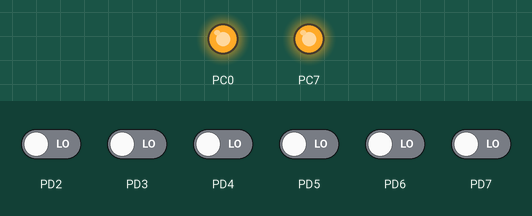
The program below on a simulated ATmega32, built with avr-gcc and emulated at 1 MHz. Shown: output pins drawn as LEDs (lit = HIGH). The inputs (shaded band) are chosen by the test bench; at power-on: PD2–7 LOW.

Above: at 1.2 s.
1.3 s: PD2 driven HIGH
At 2.5 s:
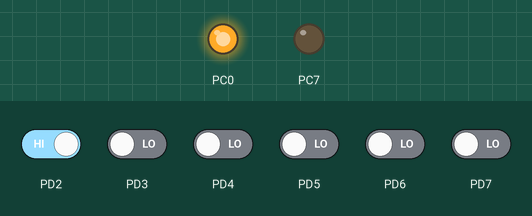
2.8 s: PD3 driven HIGH
At 3.9 s:
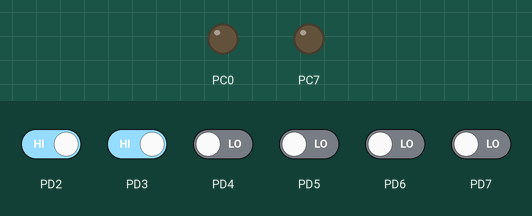
4.3 s: PD2 driven LOW
At 5.0 s:
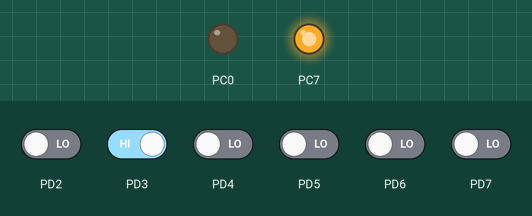
5.8 s: PD3 driven LOW
At 6.2 s:
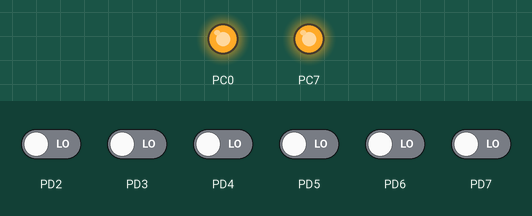
Timing chart, 0 to 8.3 s (numbered marks = the images above; inputs shaded):
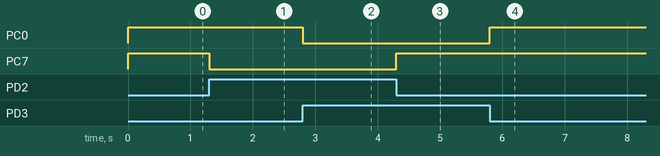

Measured:
- after the input at 1.3 s, PC7: HIGH → LOW at once
- after the input at 2.8 s, PC0: HIGH → LOW at once
- after the input at 4.3 s, PC7: LOW → HIGH at once
- after the input at 5.8 s, PC0: LOW → HIGH at once

The program:

main.c
```c
/*
 * Lab1.c
 *
 * Created: 11/6/2016 1:03:04 PM
 *  Author: Vitiok
 */


#include "../drivers/uart/uart_stdio.h"
#include "../drivers/led/led.h"
#include "../drivers/button/button.h"
#include <avr/delay.h>


int main() {
	uart_stdio_Init();
	struct Led greenLed;
	struct Led redLed;

	struct Button buttonForGreenLed;
	struct Button buttonForRedLed;

	buttonForGreenLed.pinIndex = 2;
	buttonForGreenLed.ddr = &DDRD;
	buttonForGreenLed.pin = &PIND;

	buttonForRedLed.pinIndex = 3;
	buttonForRedLed.ddr = &DDRD;
	buttonForRedLed.pin = &PIND;

	greenLed.pin = 7;
	greenLed.ddr = &DDRC;
	greenLed.port = &PORTC;

	redLed.pin = 0;
	redLed.ddr = &DDRC;
	redLed.port = &PORTC;

	ledInit(&greenLed);
	ledInit(&redLed);

	buttonInit(&buttonForGreenLed);
	buttonInit(&buttonForRedLed);

	while(1){
		if (buttonIsPressed(&buttonForGreenLed)) {
			ledOn(&greenLed);
		} else {
			ledOff(&greenLed);
		}
		if (buttonIsPressed(&buttonForRedLed)) {
			ledOn(&redLed);
		} else {
			ledOff(&redLed);
		}
	}
	return 0;
}
```

button.c
```c
/*
 * button.c
 *
 * Created: 11/27/2016 1:58:29 PM
 *  Author: Vitiok
 */
#include "button.h"

void buttonInit(struct Button *button) {
	*(button->ddr) &= ~(1 << button->pinIndex);
}

char buttonIsPressed(struct Button *button) {
	if ( ~(*(button->pin)) & 1 << button->pinIndex) {
		return 1;
	}
	return 0;
}
```

button.h
```c
/*
 * button.h
 *
 * Created: 11/27/2016 1:54:31 PM
 *  Author: Vitiok
 */


#ifndef BUTTON_H_
#define BUTTON_H_
#include <avr/io.h>

struct Button {
	uint8_t pinIndex;
	volatile uint8_t *ddr;
	volatile uint8_t *pin;
};

void buttonInit(struct Button *button);
char buttonIsPressed(struct Button *button);

#endif /* BUTTON_H_ */
```

led.c
```c
/*
 * led.c
 *
 * Created: 11/26/2016 4:39:17 PM
 *  Author: Vitiok
 */

#include "led.h"

void ledInit(struct Led *led) {
	*(led->ddr) |= 1 << led->pin;
}

void ledOn(struct Led *led) {
	*(led->port) |= 1 << led->pin;
}

void ledOff(struct Led *led) {
	*(led->port) &= ~(1 << led->pin);
}
```

led.h
```c
/*
 * led.h
 *
 * Created: 11/26/2016 3:06:32 PM
 *  Author: Vitiok
 */


#ifndef LED_H_
#define LED_H_
#include <avr/io.h>

struct Led {
	uint8_t pin;
	volatile uint8_t *ddr;
	volatile uint8_t *port;
};

void ledInit(struct Led *led);
void ledOn(struct Led *led);
void ledOff(struct Led *led);


#endif /* LED_H_ */
```

uart_stdio.c
```c
/*
 * uart_stdio.c
 *
 * Created: 11/6/2016 1:04:23 PM
 *  Author: Vitiok
 */
#include "uart_stdio.h"
FILE uart_istream = FDEV_SETUP_STREAM(uart_PutChar, NULL, _FDEV_SETUP_WRITE);

void uart_stdio_Init(void)
{
	stdout = &uart_istream;

	#if F_CPU < 2000000UL && defined(U2X)
	UCSRA = _BV(U2X);             /* improve baud rate error by using 2x clk */
	UBRRL = (F_CPU / (8UL * UART_BAUD)) - 1;
	#else
	UBRRL = (F_CPU / (16UL * UART_BAUD)) - 1;
	#endif
	UCSRB = _BV(TXEN) | _BV(RXEN); /* tx/rx enable */
}

void uart_PutChar(char c, FILE *stream)
{
	if (c == '\n') {
		uart_PutChar('\r', stream);
	};

	while (~UCSRA & (1 << UDRE));
	UDR = c;
}
```

uart_stdio.h
```c
/*
 * uart_stdio.h
 *
 * Created: 11/6/2016 1:05:08 PM
 *  Author: Vitiok
 */


#ifndef _UART_STDIO_H
#define _UART_STDIO_H

#define UART_BAUD 9600
#define F_CPU 1000000UL

#include <stdio.h>
#include <avr/io.h>

void uart_stdio_Init(void);
void uart_PutChar(char c, FILE *stream);

#endif
```
